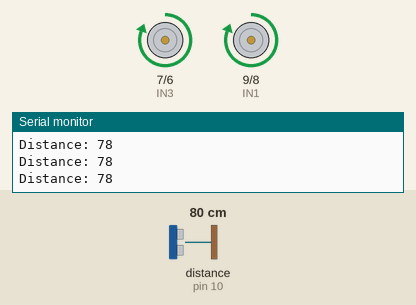
Recording of a sketch running on a simulated Arduino Uno, built with avr-gcc and run on an emulated ATmega328P. On the bench: motor-driver pin pairs drawn as motors (green arrow = first pin HIGH = forward, orange = second pin HIGH = backward, longer = more drive), the last lines printed to the serial monitor. Wiring (inferred from the names in the program): ultrasonic range finder: trigger pin 11; echo pin 10. The test bench sets the inputs (shaded band); at power-on: distance to the obstacle (sensor on pin 10) 80 cm. The echo pulse lasts 58.3 µs per cm.

Above: at 1.2 s.
1.3 s: distance to the obstacle (sensor on pin 10) set to 23 cm
2.8 s: distance to the obstacle (sensor on pin 10) set to 19 cm
At 4.1 s:
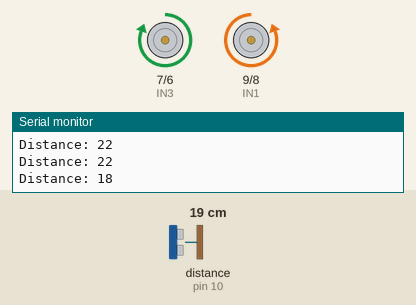
At 4.5 s:
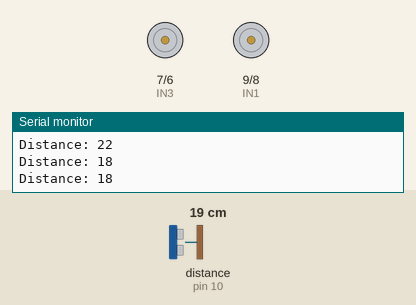
5.8 s: distance to the obstacle (sensor on pin 10) set to 35 cm
7.4 s: distance to the obstacle (sensor on pin 10) set to 2 cm
At 7.94 s:
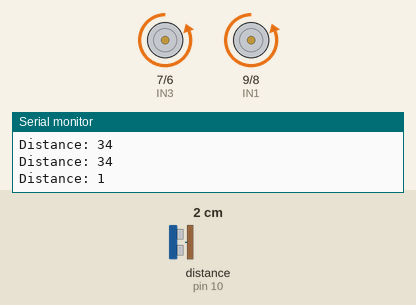
Timing chart, 0 to 11.4 s (numbered marks = the images above; inputs shaded):
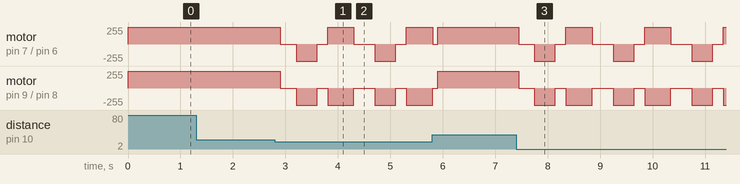

Measured:
- the behaviour switches between 21 and 20 cm on distance to the obstacle (sensor on pin 10) (found by bisection; images 0 and 1)

The sketch:

code.ino
```cpp
// Define pins for motors
const int IN1 = 9;
const int IN2 = 8;
const int IN3 = 7;
const int IN4 = 6;

// Define pins for ultrasonic sensor
const int trigPin = 11;
const int echoPin = 10;

// Setup
void setup() {
  // Motor pins
  pinMode(IN1, OUTPUT);
  pinMode(IN2, OUTPUT);
  pinMode(IN3, OUTPUT);
  pinMode(IN4, OUTPUT);

  // Ultrasonic sensor pins
  pinMode(trigPin, OUTPUT);
  pinMode(echoPin, INPUT);

  Serial.begin(9600);
}

// Function to measure distance
long readDistance() {
  digitalWrite(trigPin, LOW);
  delayMicroseconds(2);

  digitalWrite(trigPin, HIGH);
  delayMicroseconds(10);
  digitalWrite(trigPin, LOW);

  long duration = pulseIn(echoPin, HIGH);
  long distance = duration * 0.034 / 2;

  return distance;
}

// Movement functions
void moveForward() {
  digitalWrite(IN1, HIGH);
  digitalWrite(IN2, LOW);
  digitalWrite(IN3, HIGH);
  digitalWrite(IN4, LOW);
}

void moveBackward() {
  digitalWrite(IN1, LOW);
  digitalWrite(IN2, HIGH);
  digitalWrite(IN3, LOW);
  digitalWrite(IN4, HIGH);
}

void turnRight() {
  digitalWrite(IN1, LOW);
  digitalWrite(IN2, HIGH);
  digitalWrite(IN3, HIGH);
  digitalWrite(IN4, LOW);
}

void turnLeft() {
  digitalWrite(IN1, HIGH);
  digitalWrite(IN2, LOW);
  digitalWrite(IN3, LOW);
  digitalWrite(IN4, HIGH);
}

void stopMotors() {
  digitalWrite(IN1, LOW);
  digitalWrite(IN2, LOW);
  digitalWrite(IN3, LOW);
  digitalWrite(IN4, LOW);
}

// Main loop
void loop() {
  long distance = readDistance();
  Serial.print("Distance: ");
  Serial.println(distance);

  if (distance < 20) {
    stopMotors();
    delay(300);
    moveBackward();
    delay(400);
    stopMotors();
    delay(200);
    turnRight();
    delay(500);
    stopMotors();
  } else {
    moveForward();
  }

  delay(100);
}
```
